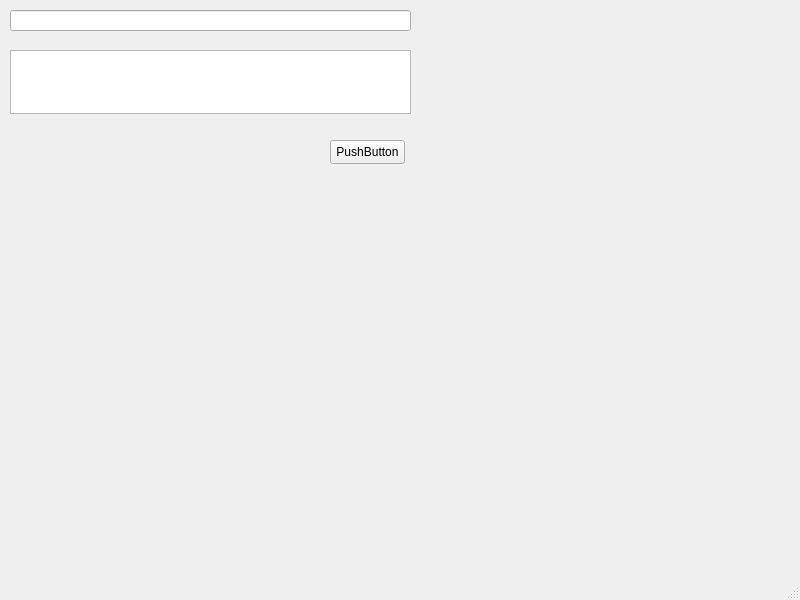
<?xml version="1.0" encoding="UTF-8"?>
<ui version="4.0">
 <class>ChatWindow</class>
 <widget class="QMainWindow" name="ChatWindow">
  <property name="geometry">
   <rect>
    <x>0</x>
    <y>0</y>
    <width>800</width>
    <height>600</height>
   </rect>
  </property>
  <property name="windowTitle">
   <string>ChatWindow</string>
  </property>
  <widget class="QWidget" name="centralwidget">
   <widget class="QTextEdit" name="chatDisplay">
    <property name="geometry">
     <rect>
      <x>10</x>
      <y>50</y>
      <width>401</width>
      <height>64</height>
     </rect>
    </property>
   </widget>
   <widget class="QLineEdit" name="messageInput">
    <property name="geometry">
     <rect>
      <x>10</x>
      <y>10</y>
      <width>401</width>
      <height>21</height>
     </rect>
    </property>
   </widget>
   <widget class="QPushButton" name="sendButton">
    <property name="geometry">
     <rect>
      <x>330</x>
      <y>140</y>
      <width>75</width>
      <height>24</height>
     </rect>
    </property>
    <property name="text">
     <string>PushButton</string>
    </property>
   </widget>
  </widget>
  <widget class="QMenuBar" name="menubar">
   <property name="geometry">
    <rect>
     <x>0</x>
     <y>0</y>
     <width>800</width>
     <height>33</height>
    </rect>
   </property>
  </widget>
  <widget class="QStatusBar" name="statusbar"/>
 </widget>
 <resources/>
 <connections/>
</ui>
